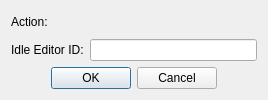
<?xml version="1.0" encoding="UTF-8"?>
<ui version="4.0">
 <class>FormSubdialogIdleNewActionRoot</class>
 <widget class="QDialog" name="FormSubdialogIdleNewActionRoot">
  <property name="windowTitle">
   <string>New Action Root</string>
  </property>
  <property name="modal">
   <bool>true</bool>
  </property>
  <layout class="QVBoxLayout" name="verticalLayout">
   <item>
    <layout class="QGridLayout" name="gridLayout">
     <item row="0" column="0">
      <widget class="QLabel" name="label">
       <property name="text">
        <string>Action:</string>
       </property>
       <property name="buddy">
        <cstring>action</cstring>
       </property>
      </widget>
     </item>
     <item row="1" column="0">
      <widget class="QLabel" name="label_2">
       <property name="text">
        <string>Idle Editor ID:</string>
       </property>
       <property name="buddy">
        <cstring>editorID</cstring>
       </property>
      </widget>
     </item>
     <item row="0" column="1">
      <widget class="DKFormPicker" name="action">
       <property name="allowNone">
        <bool>false</bool>
       </property>
      </widget>
     </item>
     <item row="1" column="1">
      <widget class="QLineEdit" name="editorID"/>
     </item>
    </layout>
   </item>
   <item>
    <layout class="QHBoxLayout" name="horizontalLayout">
     <item>
      <spacer name="horizontalSpacer">
       <property name="orientation">
        <enum>Qt::Horizontal</enum>
       </property>
       <property name="sizeHint" stdset="0">
        <size>
         <width>40</width>
         <height>20</height>
        </size>
       </property>
      </spacer>
     </item>
     <item>
      <widget class="QPushButton" name="buttonOK">
       <property name="text">
        <string>OK</string>
       </property>
      </widget>
     </item>
     <item>
      <widget class="QPushButton" name="buttonCancel">
       <property name="text">
        <string>Cancel</string>
       </property>
      </widget>
     </item>
     <item>
      <spacer name="horizontalSpacer_2">
       <property name="orientation">
        <enum>Qt::Horizontal</enum>
       </property>
       <property name="sizeHint" stdset="0">
        <size>
         <width>40</width>
         <height>20</height>
        </size>
       </property>
      </spacer>
     </item>
    </layout>
   </item>
  </layout>
 </widget>
 <customwidgets>
  <customwidget>
   <class>DKFormPicker</class>
   <extends>QWidget</extends>
   <header>widgets/DKFormPicker.h</header>
  </customwidget>
 </customwidgets>
 <tabstops>
  <tabstop>action</tabstop>
  <tabstop>editorID</tabstop>
  <tabstop>buttonOK</tabstop>
  <tabstop>buttonCancel</tabstop>
 </tabstops>
 <resources/>
 <connections/>
</ui>
